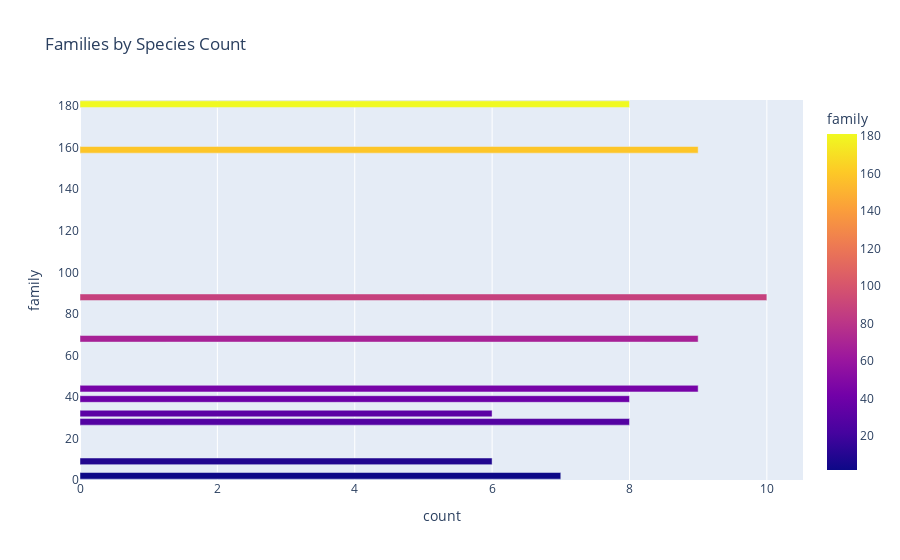

Here is the notebook cell this chart was saved with:
### Markdown cell above
visualization

### Code cell
# Top 10 Families by Species Count
import plotly.express as px
top_families = dataset['family'].value_counts().nlargest(10).reset_index()
top_families.columns = ['family', 'count']

fig = px.bar(top_families, x='count', y='family', orientation='h', color='family',
             title='Families by Species Count')
fig.show()

### Figure 1 — Plotly figure (JSON) as saved in the notebook; plotly's stock layout.template omitted (floating-point values rounded to 4 significant figures)
{"data": [{"alignmentgroup": "True", "hovertemplate": "count=%{x}<br>family=%{marker.color}<extra></extra>", "legendgroup": "", "marker": {"color": [88, 44, 159, 68, 28, 181, 39, 2, 9, 32], "coloraxis": "coloraxis", "pattern": {"shape": ""}}, "name": "", "offsetgroup": "", "orientation": "h", "showlegend": false, "textposition": "auto", "type": "bar", "x": [10, 9, 9, 9, 8, 8, 8, 7, 6, 6], "xaxis": "x", "y": [88, 44, 159, 68, 28, 181, 39, 2, 9, 32], "yaxis": "y"}], "layout": {"barmode": "relative", "coloraxis": {"colorbar": {"title": {"text": "family"}}, "colorscale": [[0, "#0d0887"], [0.1111, "#46039f"], [0.2222, "#7201a8"], [0.3333, "#9c179e"], [0.4444, "#bd3786"], [0.5556, "#d8576b"], [0.6667, "#ed7953"], [0.7778, "#fb9f3a"], [0.8889, "#fdca26"], [1, "#f0f921"]]}, "legend": {"tracegroupgap": 0}, "title": {"text": "Families by Species Count"}, "xaxis": {"anchor": "y", "domain": [0, 1], "title": {"text": "count"}}, "yaxis": {"anchor": "x", "domain": [0, 1], "title": {"text": "family"}}}}
